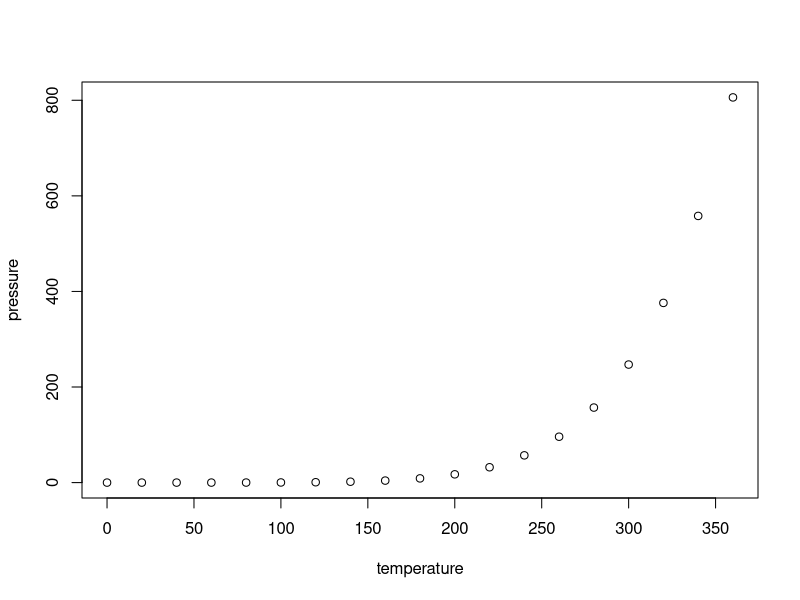
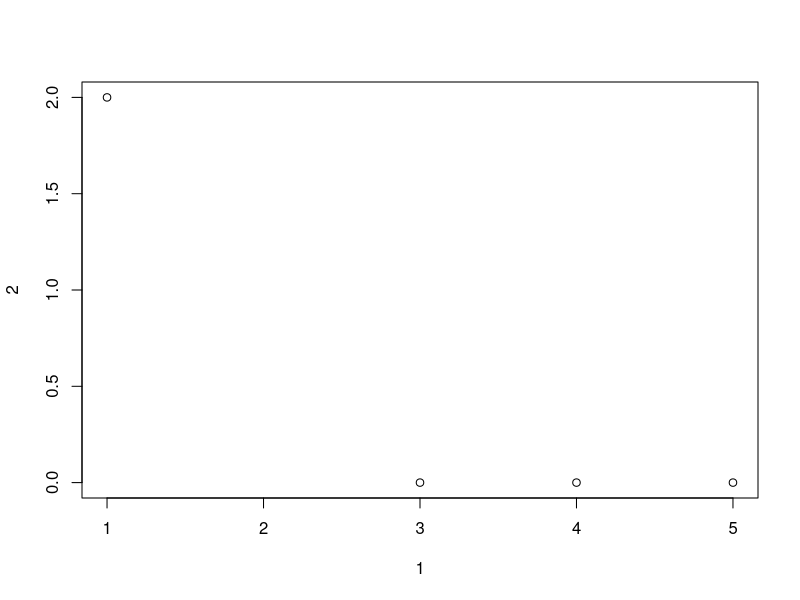

The R source for these figures, in order:
## ---- chunk 1
summary(cars)
## ---- chunk 2
plot(pressure)
## ---- chunk 3
library(readxl)
x = read_excel("tabelas/teste.xlsx")
x[is.na(x)] = 0
y = t(x[-1])
colnames(y)=rownames(x)
plot(y)
